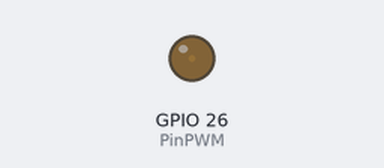
Bench run of a sketch on a simulated ESP32. Parts: output pins drawn as LEDs (lit = HIGH).

Above: at 0.05 s.
At 1.15 s:
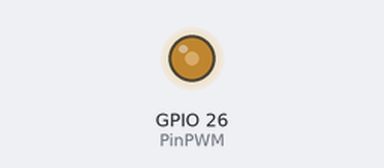
At 2.3 s:
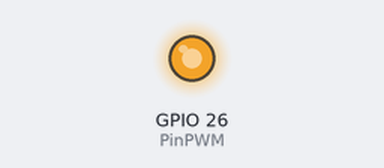
At 4.6 s:
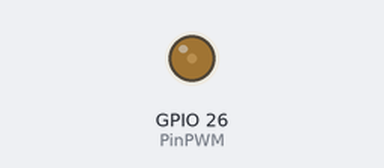
Timing chart, 0 to 6.7 s (numbered marks = the images above):
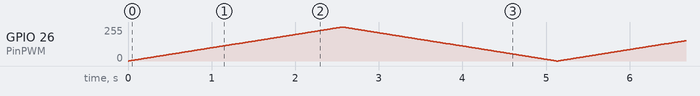

The sketch:

AnalogOutput_PWM.ino
```cpp
/*
 *Universidad Nacional Autónoma de México
 *Facultad de Ciencias
 *Licenciatura en Ciencias de la Computación
 *Seminario de Ciencias de la Computación A: Introducción al Internet de las Cosas
 *
 *Escrito por: M. en I. Valente Vázquez Velázquez
 *Última modificación: 1-enero-2023
 *https://sites.google.com/ciencias.unam.mx/introduccion-iot-fc/inicio
*/

//Definir pines
#define PinPWM 26

//Variables para definir el PWM
const int freq = 1000; //Frecuencia en Hz
const int ChanelPWM = 0; //Canal 0 - 15
const int resolution = 8; //Bits de resolución, hasta 8

void setup() {
  pinMode(PinPWM, OUTPUT); //Declarar pin como salida
  ledcSetup(ChanelPWM, freq, resolution); //Configuración del PWM
  ledcAttachPin(PinPWM, ChanelPWM); //Enlazar pin a canal
}

void loop() {
  //Escribo un contínuo incremental
  for(int i = 0; i < 256; i++){
    ledcWrite(ChanelPWM, i);
    delayMicroseconds(10000);
  }
  //Escribo un contínuo decremental
  for(int i = 256; i > -1; i--){
    ledcWrite(ChanelPWM, i);
    delayMicroseconds(10000);
  }
}
```
